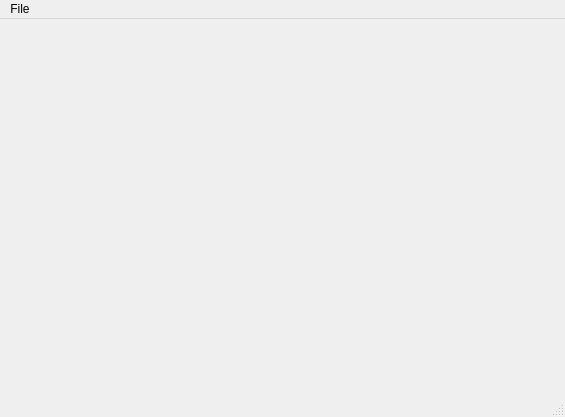
<?xml version="1.0" encoding="UTF-8"?>
<ui version="4.0">
 <class>MainWindow</class>
 <widget class="QMainWindow" name="MainWindow">
  <property name="geometry">
   <rect>
    <x>0</x>
    <y>0</y>
    <width>565</width>
    <height>417</height>
   </rect>
  </property>
  <property name="windowTitle">
   <string>MainWindow</string>
  </property>
  <widget class="QWidget" name="centralwidget"/>
  <widget class="QMenuBar" name="menubar">
   <property name="geometry">
    <rect>
     <x>0</x>
     <y>0</y>
     <width>565</width>
     <height>22</height>
    </rect>
   </property>
   <widget class="QMenu" name="menuMenu">
    <property name="title">
     <string>File</string>
    </property>
    <addaction name="actionQuit"/>
   </widget>
   <addaction name="menuMenu"/>
  </widget>
  <widget class="QStatusBar" name="statusbar"/>
  <action name="actionQuit">
   <property name="text">
    <string>_Quit</string>
   </property>
  </action>
 </widget>
 <resources/>
 <connections/>
</ui>
